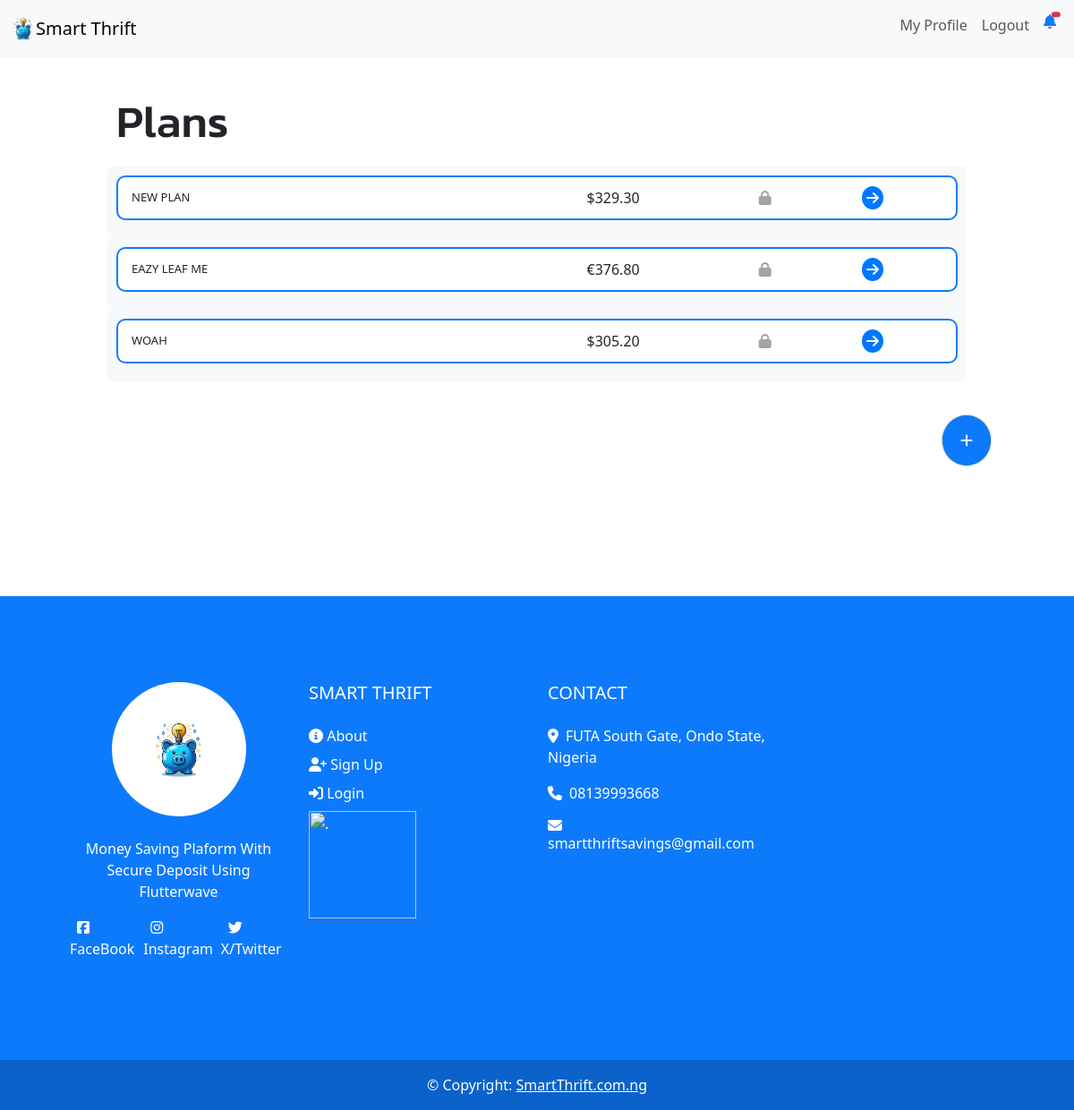
The page /plans/ (signed in) on the database its author committed.
### accounts/models.py (models this page shows, shortened)
class Plan(models.Model):
    CATEGORY_CHOICES = [
        ("one month", 'One Month'),
        ("three months", 'Three Months'),
        ("six months", 'Six Months'),
        ("one year", 'One Year'),
        ("three years", 'Three Years'),
    ]
    DEPOSIT_CHOICES=[
       ("optional", 'One Off'),
        ("daily", 'Daily'),
        ("weekly", 'Weekly'),
        ("monthly", 'Monthly'),
    ]
    CURRENCY_CHOICES=[
       ("NGN", 'Naira'),
        ("USD", 'Dollars'),
        ("GBP", 'British Pounds'),
        ("EUR", 'Euros'),
    ]
    name = models.CharField(max_length=60)
    user = models.ForeignKey(User, on_delete=models.CASCADE)
    balance = models.DecimalField(max_digits=10, decimal_places=2, null=True)
    type = models.CharField(max_length=20, choices=DEPOSIT_CHOICES,null=False,blank=False,default='optional')
    currency = models.CharField(max_length=20, choices=CURRENCY_CHOICES,null=False,blank=False,default='NGN')
    status = models.BooleanField(default=False)
    duration = models.CharField(max_length=20, choices=CATEGORY_CHOICES,null=False,blank=False,default='three months')
    date_created = models.DateTimeField(auto_now_add=True)
    class Meta:
        unique_together = ['name', 'user']

### accounts/views.py (the view)
# urls.py: path('plans/', views.plans, name='plans'),
@login_required
def plans(request):
    if Plan.objects.filter(user=request.user).exists():
        plan = Plan.objects.filter(user=request.user)
        return render(request, 'accounts/plans.html',{'plans':plan})
    else:
        error = 'Create New Plan Here'
        redirect('create_plan')
    return render(request, 'accounts/plans.html')

### accounts/templatetags/custom_filters.py (called while the page is built)
@register.filter(name='format_decimal')
def format_decimal(value):
    if isinstance(value, Decimal):
        if value > 999999 and value < 9999999:
            a = str(value)[:1]
            b = str(value)[1:2]
            c = str(value)[2:3]
            return f'{a}.{b}{c}M'
        if value > 9999999:
            a = str(value)[:1]
            b = str(value)[1:2]
            c = str(value)[2:3]
            d = str(value)[3:4]
            return f'{a}{b}.{c}{d}M'
        elif value > 99999999:
            a = str(value)[:1]
            b = str(value)[1:2]
            c = str(value)[2:3]
            return f'{a}{b}{c}M +'
        return format(value, ',')
    return value

### accounts/templates/accounts/plans.html (shortened to what this page needs)
{% extends 'accounts/base.html' %}
{% load static %}
{% load crispy_forms_tags %}
{% load custom_filters %}
{% block content %}
<!DOCTYPE html>
<html lang="en">
<head>
</head>
<body>
    <div class="over-them-all">
        {% if plans %}
        <div class="top">
            <h1 class="plan-head">Plans</h1>
        </div>
        {% for x in plans %}
        <div class="plan-box bg-light">
            <a href="{% url 'plan_list' x.id %}">
                <div class="plan">
                    <div>
                        <h3>{{ x.name }}</h3>
                    </div>
                    {% if x.currency == 'USD' %}
                    <p class="two">${{ x.balance|format_decimal }}</p>
                    {% endif %}
                    {% if x.currency == 'EUR' %}
                    <p class="two">&euro;{{ x.balance|format_decimal }}</p>
                    {% endif %}
                    {% if x.status == False %}
                    <div>
                        <i class="fa-solid fa-lock"></i>
                    </div>
                    {% else %}
                    <div>
                        <i class="fa-solid fa-lock-open"></i>
                    </div>
                    {% endif %}
                    <div class="arrow">
                        <i class="fa-solid fa-arrow-right"></i>
                    </div>
                </div>
            </a>
        </div>
        {% endfor %}
        <div class="plus">
            <a href="{% url 'create_plan' %}">
                <i class="fa-solid fa-plus"></i>
            </a>
        </div>
        {% else %}
        <div class="tops">
            <h1 class="plan-head">You are yet to start a saving plan</h1>
            <h4><a href="{% url 'create_plan' %}">Create One Here</a></h4>
        </div>
        {% endif %}
    </div>
</body>
<br><br><br><br><br>
{% endblock %}

### accounts/templates/accounts/plans.html (style rules this page uses)
.plan-box { width: 80%; margin: auto; border-radius: 5px; height: auto; padding: 10px; }
.plan-box a { text-decoration: none; color: inherit; }
.plan { overflow: auto; min-width: 80%; width: max-content; margin: auto; display: grid; grid-template-columns: 2fr 1.5fr 0.5fr 0.5fr; gap: 20px; width: auto; height: auto; padding: 10px; border: 2px solid #0d7afc; background-color: white; margin-bottom: 10px; border-radius: 10px; align-items: center; }
.plan .two { align-self: center; margin: auto; }
.plan .fa-arrow-right { border-radius: 50%; padding: 5px; background-color: rgb(0, 119, 255); color: white; size: 40px; transition: cubic-bezier(0.165, 0.84, 0.44, 1); }
.plan h3 { text-transform: uppercase; font-weight: 400; font-size: 13px; padding: 5px; margin: auto; }
.plan-head { font-size: 50px; width: max-content; margin-left: 10%; font-family: 'Kanit', sans-serif; padding: 10px; }
.top { margin-bottom: 10px; }
.over-them-all { position: relative; }
.plus { position: absolute; top: 120%; left: 90%; box-shadow: 0px 0px 1.5px rgb(63, 63, 63); transform: translate(-50%, -50%); background-color: #0d7afc; border-radius: 50%; padding: 20px; }
.plus i { color: white; }
.fa-lock { color: rgb(165, 164, 164); }

### rows shown on the page
Plan: name "NEW PLAN", balance "329.30", status False (drawn)
Plan: name "EAZY LEAF ME", balance "376.80", status False (drawn)
Plan: name "WOAH", balance "305.20", status False (drawn)
